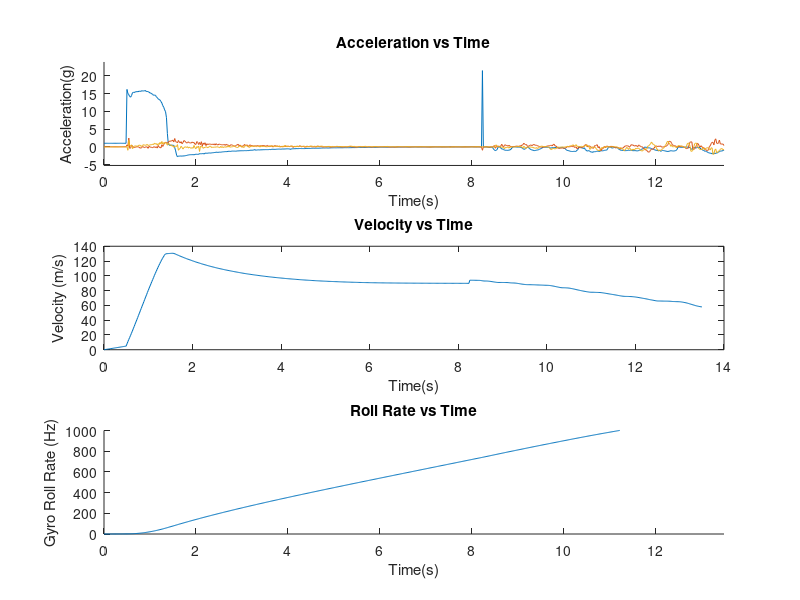

MATLAB code for this plot:
clear
%Create variables. This is just so that the if statements work later.
Launch_2_1 = 0;
Launch_2_2 = 0;
Launch_2_3 = 0;
Launch_2_4 = 0;
Launch_2_5 = 0;
%load data. Just change the number of the launch in both lines below
load('Launch_2_5.txt')
launch=Launch_2_5;

%make column vectors out of the table of data
x_accel=launch(:,1);
y_accel=launch(:,2);
z_accel=launch(:,3);
x_roll=launch(:,4);
y_roll=launch(:,5);
z_roll=launch(:,6);
x_mag=launch(:,7);
y_mag=launch(:,8);
z_mag=launch(:,9);


%create time vector. Assume logger writes at 50 hz. 
[length,width]=size(x_accel);
i= 1:1:length;
time = i*.02;

%find the launch window. Each launch has various accelerations before
%ignition which means there needs to be a different threshold in order to
%actually detect it. Also, launches 4 and 5 used a different set of
%electronics which use different units. These if statements also adjust for
%the magnitude of the frequencies on the spectrogram.
launchframe=1;

if (launch == Launch_2_1) | (launch == Launch_2_2)
    while z_accel(launchframe)<40
    launchframe=launchframe+1;
    end
    z_roll = -1*z_roll/(2*pi);
    x_roll = -1*x_roll/(2*pi);
    y_roll = -1*y_roll/(2*pi);
    minThresh = 0;
    pos = 'last';
    powerCutoff = 3;
elseif (launch == Launch_2_4)
    while z_accel(launchframe)<120
    launchframe=launchframe+1;
    end
    z_roll = -1*z_roll/360;
    x_roll = -1*x_roll/360;
    y_roll = -1*y_roll/360;
    minThresh = -30;
    pos = 'first';
    powerCutoff = .005;
elseif (launch == Launch_2_5)
    while z_accel(launchframe)<40
    launchframe=launchframe+1;
    end
    z_roll = -1*z_roll/360;
    x_roll = -1*x_roll/360;
    y_roll = -1*y_roll/360;
    minThresh = -37;
    pos = 'last';
    powerCutoff = .0025;
else
    minThresh = 0;
    justwork = 'Didnt work'
    pos = 'last';
end
%launch window start is 0.5 s before launch frame and 13 s after. Find it
%by frame and correlate to time
logstart = launchframe -.5/.02;
logstop = launchframe + 13/.02;
launchstart = time(logstart);
launchstop = time(logstop);

%variables for the spectrogram controls
frequencyLimits = [0 25]; % Hz
leakage = 0.8;
timeResolution = 0.75; % seconds
overlapPercent = 99;
reassignFlag = true;

% Index into signal time region of interest
x_mag_ROI = x_mag(:);
timeValues = time;
minIdx = timeValues >= launchstart;
maxIdx = timeValues <= launchstop;

%Trim time frame and convert to proper units
x_mag_ROI = x_mag_ROI(minIdx&maxIdx);
timeValues = timeValues(minIdx&maxIdx);

z_accel_processed = z_accel(minIdx&maxIdx)/9.8;
x_accel_processed = x_accel(minIdx&maxIdx)/9.8;
y_accel_processed = y_accel(minIdx&maxIdx)/9.8;

z_roll_processed = z_roll(minIdx&maxIdx);
x_roll_processed = x_roll(minIdx&maxIdx);
y_roll_processed = y_roll(minIdx&maxIdx);

timeValues = timeValues - launchstart;

% Compute spectral estimate
%Plot the x magnetometer and spectrogram on the same plot
%figure('Name', 'X Magnetometer Spectrogram','NumberTitle','off')
%ax1 = subplot(2,1,1);
%plot(timeValues, x_mag_ROI)
%scale axis
%axis([0 launchstop-launchstart (min(x_mag_ROI)-.1*(max(x_mag_ROI)-min(x_mag_ROI))) (max(x_mag_ROI)+.1*(max(x_mag_ROI)-min(x_mag_ROI)))])
%xlabel('Time(s)')

%ax2 = subplot(2,1,2);
%pspectrum(x_mag_ROI,timeValues, ...
%    'spectrogram', ...
%    'FrequencyLimits',frequencyLimits, ...
%    'Leakage',leakage, ...
%    'TimeResolution',timeResolution, ...
%    'OverlapPercent',overlapPercent, ...
%    'MinThreshold',minThresh, ...
%    'Reassign',reassignFlag);
%[P, F, T] = pspectrum(x_mag_ROI,timeValues, ...
%    'spectrogram', ...
%    'FrequencyLimits',frequencyLimits, ...
%    'Leakage',leakage, ...
%    'TimeResolution',timeResolution, ...
%    'OverlapPercent',overlapPercent, ...
%    'MinThreshold',minThresh, ...
%    'Reassign',reassignFlag);

figure('Name', 'Acceleration and Roll','NumberTitle','off')

%Plot Acceleration
ax1 = subplot(3,1,1);
hold on
plot(timeValues,z_accel_processed)
plot(timeValues,y_accel_processed)
plot(timeValues,x_accel_processed)
axis([0 launchstop-launchstart (min(z_accel_processed)-.1*(max(z_accel_processed)-min(z_accel_processed))) (max(z_accel_processed)+.1*(max(z_accel_processed)-min(z_accel_processed)))])
xlabel('Time(s)')
ylabel('Acceleration(g)')
title('Acceleration vs Time')

ax2 = subplot(3,1,2);
[length,width]=size(z_accel_processed);
velocity = zeros(length,1);
velocity(1) = 0;
for i = 2:length
    velocity(i) = z_accel_processed(i-1)*9.8 * .02 + velocity(i-1);
end
[length,width]=size(velocity);
height = zeros(length,1);
height(1) = 0;
for i = 2:length
    height(i) = velocity(i-1) * .02 + height(i-1);
end

plot(timeValues,velocity)
xlabel('Time(s)')
ylabel('Velocity (m/s)')
title('Velocity vs Time')

%Plot Roll
ax3 = subplot(3,1,3);
hold on
plot(timeValues,height)

axis([0 launchstop-launchstart 0 1000])
xlabel('Time(s)')
ylabel('Gyro Roll Rate (Hz)')
title('Roll Rate vs Time')



fileID = fopen('Launch_Time_Height_Velocity.txt', 'w')
fprintf(fileID,'%6s %12s\r\n','t','v','h');
for i = 1: length
   fprintf(fileID, '%6.2f %12.8f\r\n', timeValues, velocity, height);
end
fclose(fileID)

%signalAnalyzer

